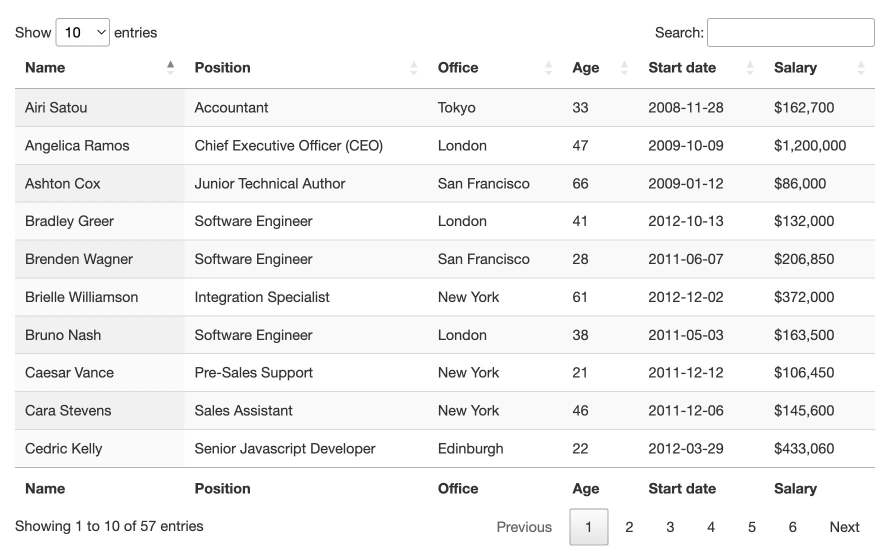
#> input picture scrap1.jpg, 1792 x 1106 px (shown at 1/2 size)
$ jupyter execute --allow-errors 0508_script.ipynb
#> lines starting #> are read from the running program, lines starting #| are printed output that depends on the picture; after the words box and inside, x2 and y2 are one past the last pixel; in counts of white or black regions, pixels touching at a corner belong together
[cell 1]
import cv2
import pytesseract
from pytesseract import Output
import pandas as pd
import numpy as np

# Load the image
image = cv2.imread('sample_image.png')

# Preprocess the image
def preprocess_image(img):
    # Convert to grayscale
    gray = cv2.cvtColor(img, cv2.COLOR_BGR2GRAY)

    # Sharpen the image
    kernel = np.array([[0, -1, 0], [-1, 5,-1], [0, -1, 0]])
    sharp = cv2.filter2D(gray, -1, kernel)

    # Resize the image
    height, width = sharp.shape
    sharp = cv2.resize(sharp, (width*2, height*2))

    # Apply adaptive thresholding
    thresh = cv2.adaptiveThreshold(sharp, 255, cv2.ADAPTIVE_THRESH_GAUSSIAN_C,
                                   cv2.THRESH_BINARY, 11, 2)

    return thresh

# Preprocess the image
#> (the rest of this cell did not finish here and is left out)

[cell 2]
import cv2
import pytesseract
from pytesseract import Output
import pandas as pd
import numpy as np

# Load the image
image = cv2.imread('scrap1.jpg')
#> image is the input picture: shape (1106, 1792, 3); min 0, max 255, mean 243.2

# Preprocess the image
def preprocess_image(img):
    # Convert to grayscale
    gray = cv2.cvtColor(img, cv2.COLOR_BGR2GRAY)

    # Sharpen the image
    kernel = np.array([[0, -1, 0], [-1, 5,-1], [0, -1, 0]])
    sharp = cv2.filter2D(gray, -1, kernel)
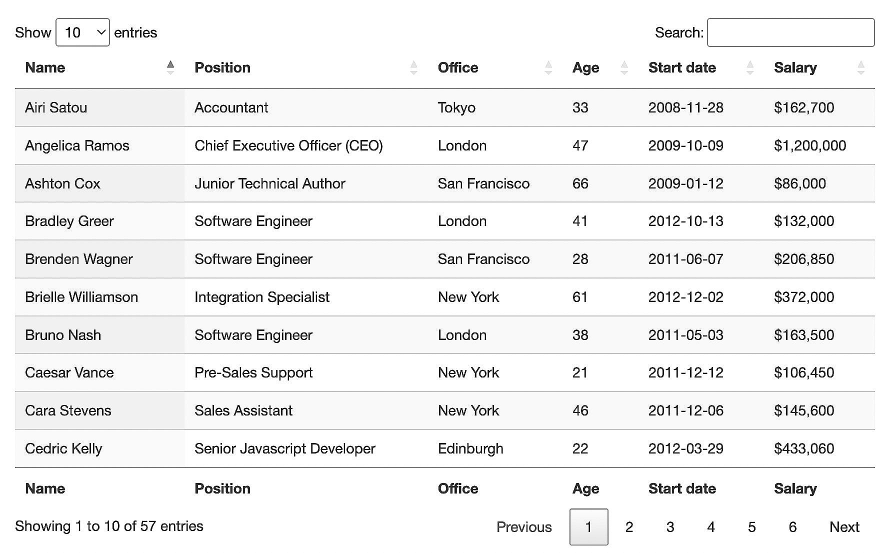
#> sharp: shape (1106, 1792) (shown at 1/2 size); min 0, max 255, mean 240.9

    # Resize the image
    height, width = sharp.shape
#> height = 1106; width = 1792
    sharp = cv2.resize(sharp, (width*2, height*2))
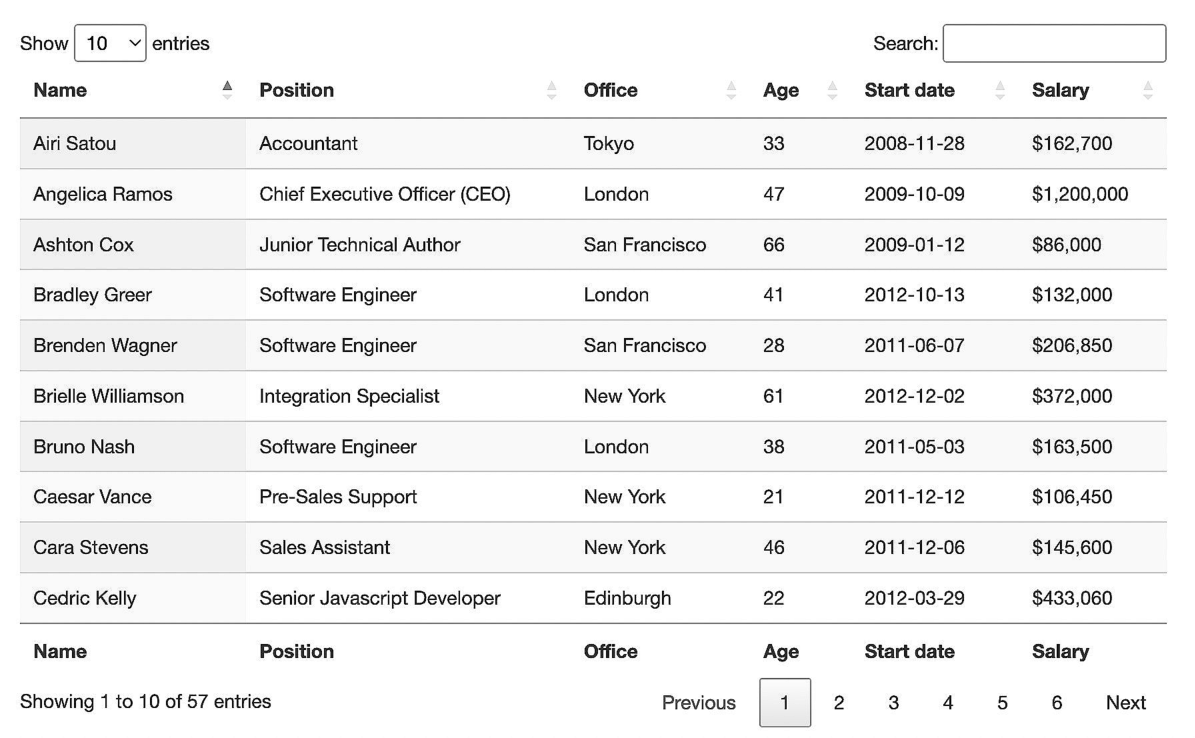
#> sharp: shape (2212, 3584) (shown at 1/3 size); min 0, max 255, mean 240.9

    # Apply adaptive thresholding
    thresh = cv2.adaptiveThreshold(sharp, 255, cv2.ADAPTIVE_THRESH_GAUSSIAN_C,
                                   cv2.THRESH_BINARY, 11, 2)
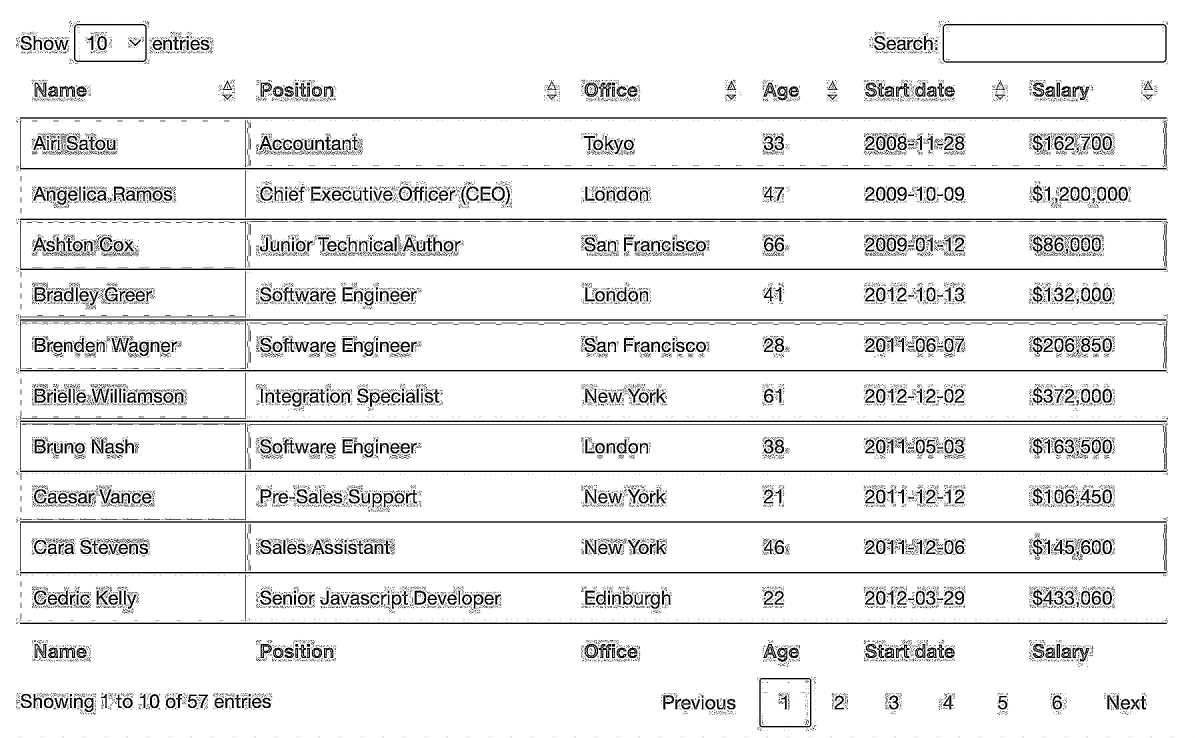
#> thresh: shape (2212, 3584) (shown at 1/3 size); 92.2% white; 17581 black regions (15439 under 20 px), largest, box (x1, y1, x2, y2) and area: (60, 363, 3500, 508) 14043, (60, 1262, 3501, 1267) 13764, (59, 958, 3500, 963) 13763

    return thresh

# Preprocess the image
thresh = preprocess_image(image)

# Use Tesseract to perform OCR with custom configurations
custom_config = r'--oem 3 --psm 6'
#> (the rest of this cell did not finish here and is left out)
